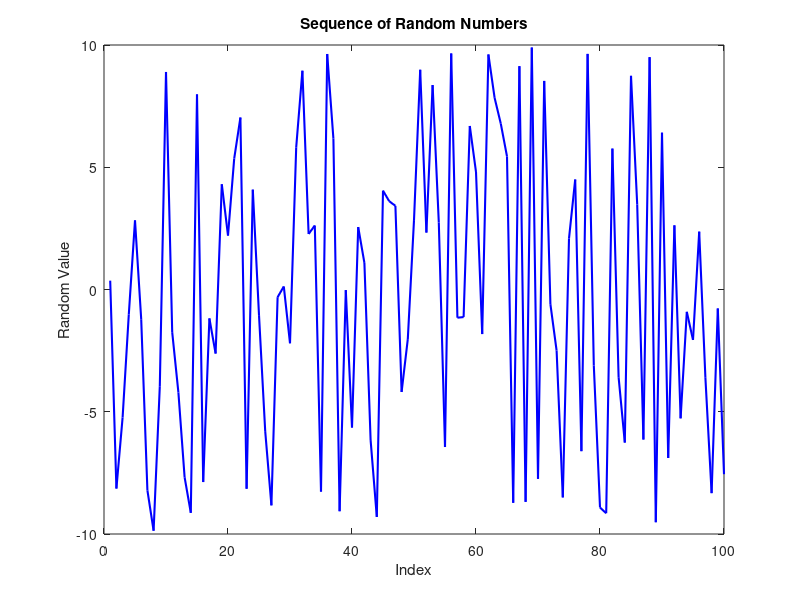

Write MATLAB code to recreate this figure.
n=100;
min_val=-10;
max_val=10;
random_sequence = min_val + (max_val - min_val) * rand(1, n);
plot(random_sequence, 'b-', 'LineWidth', 1.5)
xlabel('Index');
ylabel('Random Value');
title('Sequence of Random Numbers');
